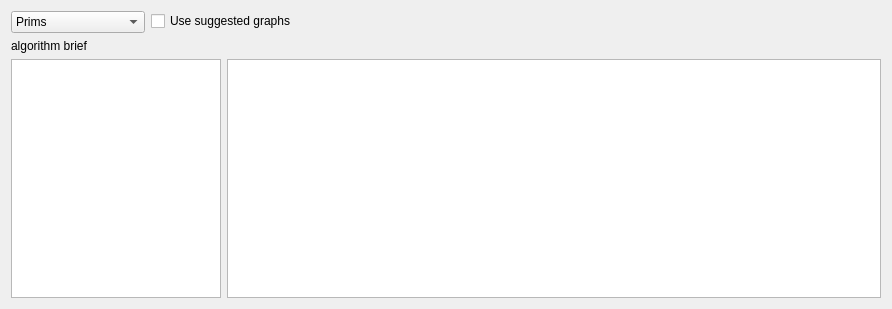
<?xml version="1.0" encoding="UTF-8"?>
<ui version="4.0">
 <class>SelectAlgorithmWidget</class>
 <widget class="QWidget" name="SelectAlgorithmWidget">
  <property name="geometry">
   <rect>
    <x>0</x>
    <y>0</y>
    <width>892</width>
    <height>309</height>
   </rect>
  </property>
  <property name="windowTitle">
   <string>Select algorithm</string>
  </property>
  <layout class="QFormLayout" name="formLayout">
   <item row="3" column="0" colspan="2">
    <layout class="QHBoxLayout" name="horizontalLayout">
     <item>
      <widget class="QListWidget" name="listWidget">
       <property name="sizePolicy">
        <sizepolicy hsizetype="Fixed" vsizetype="Expanding">
         <horstretch>0</horstretch>
         <verstretch>0</verstretch>
        </sizepolicy>
       </property>
       <property name="minimumSize">
        <size>
         <width>0</width>
         <height>0</height>
        </size>
       </property>
       <property name="maximumSize">
        <size>
         <width>210</width>
         <height>16777215</height>
        </size>
       </property>
       <property name="font">
        <font>
         <pointsize>10</pointsize>
        </font>
       </property>
      </widget>
     </item>
     <item>
      <widget class="QTextBrowser" name="textBrowser">
       <property name="sizePolicy">
        <sizepolicy hsizetype="Expanding" vsizetype="Expanding">
         <horstretch>0</horstretch>
         <verstretch>0</verstretch>
        </sizepolicy>
       </property>
       <property name="font">
        <font>
         <pointsize>11</pointsize>
        </font>
       </property>
      </widget>
     </item>
    </layout>
   </item>
   <item row="1" column="0" colspan="2">
    <layout class="QHBoxLayout" name="horizontalLayout_2">
     <item>
      <widget class="QLabel" name="label_algorithm_brief">
       <property name="sizePolicy">
        <sizepolicy hsizetype="Expanding" vsizetype="Preferred">
         <horstretch>0</horstretch>
         <verstretch>0</verstretch>
        </sizepolicy>
       </property>
       <property name="text">
        <string>algorithm brief</string>
       </property>
       <property name="textFormat">
        <enum>Qt::RichText</enum>
       </property>
       <property name="wordWrap">
        <bool>true</bool>
       </property>
      </widget>
     </item>
    </layout>
   </item>
   <item row="0" column="0">
    <widget class="QComboBox" name="comboBox_algorithm">
     <property name="sizePolicy">
      <sizepolicy hsizetype="Fixed" vsizetype="Fixed">
       <horstretch>0</horstretch>
       <verstretch>0</verstretch>
      </sizepolicy>
     </property>
     <property name="minimumSize">
      <size>
       <width>130</width>
       <height>0</height>
      </size>
     </property>
     <property name="currentIndex">
      <number>0</number>
     </property>
     <property name="frame">
      <bool>true</bool>
     </property>
     <item>
      <property name="text">
       <string>Prims</string>
      </property>
     </item>
     <item>
      <property name="text">
       <string>Kruskals</string>
      </property>
     </item>
     <item>
      <property name="text">
       <string>Dijkstra</string>
      </property>
     </item>
     <item>
      <property name="text">
       <string>Breadth first search</string>
      </property>
     </item>
     <item>
      <property name="text">
       <string>Depth first search</string>
      </property>
     </item>
    </widget>
   </item>
   <item row="0" column="1">
    <widget class="QCheckBox" name="checkBox_use_suggested_graphs">
     <property name="text">
      <string>Use suggested graphs</string>
     </property>
    </widget>
   </item>
  </layout>
 </widget>
 <resources/>
 <connections/>
</ui>
